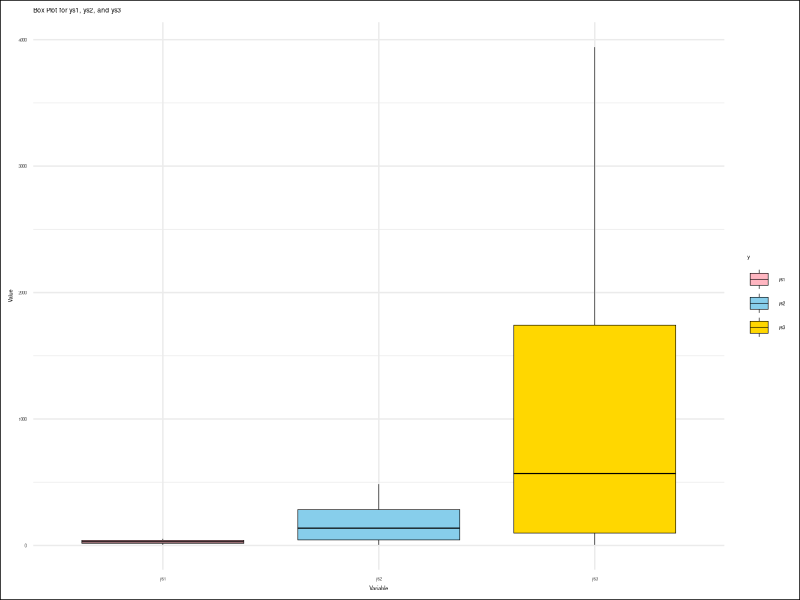

R code for this plot:
# Load required libraries
library(readr)
library(tidyr)
library(ggplot2)

# Read data from CSV file
series <- read_csv(
  "series.csv",
  show_col_types = FALSE)

# Melt the series to long format for boxplot
series_longer <- series %>%
  gather(key = "y", value = "value", -xs)

# Define custom colors (unused)
custom_colors <- c("red", "green", "blue")

# Define softer colors
# Light pink, Sky blue, Gold
soft_colors <- c("#FFB6C1", "#87CEEB", "#FFD700")

# Create boxplot using ggplot2 with custom colors
plot <- ggplot(
    series_longer,
    aes(x = y, y = value, fill = y)) +
  geom_boxplot(color = "black", linewidth= 0.2) +
  scale_fill_manual(values = soft_colors) +
  labs(
    x = "Variable", y = "Value",
    title = "Box Plot for ys1, ys2, and ys3") +
  theme_minimal() +
  theme(
    plot.background = element_rect(fill = "white"),
    text = element_text(size = 4))

# Save plot as PNG
ggsave("81a-boxplot.png", plot,
  width = 800, height = 400, units = "px")
